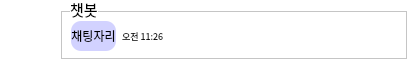
<?xml version="1.0" encoding="UTF-8"?>
<ui version="4.0">
 <class>Form</class>
 <widget class="QWidget" name="Form">
  <property name="geometry">
   <rect>
    <x>0</x>
    <y>0</y>
    <width>410</width>
    <height>60</height>
   </rect>
  </property>
  <property name="minimumSize">
   <size>
    <width>410</width>
    <height>60</height>
   </size>
  </property>
  <property name="maximumSize">
   <size>
    <width>410</width>
    <height>60</height>
   </size>
  </property>
  <property name="windowTitle">
   <string>Form</string>
  </property>
  <widget class="QWidget" name="widget" native="true">
   <property name="geometry">
    <rect>
     <x>0</x>
     <y>0</y>
     <width>410</width>
     <height>60</height>
    </rect>
   </property>
   <property name="styleSheet">
    <string notr="true">background-color: rgb(255, 255, 255);</string>
   </property>
   <widget class="QLabel" name="label">
    <property name="geometry">
     <rect>
      <x>0</x>
      <y>0</y>
      <width>60</width>
      <height>60</height>
     </rect>
    </property>
    <property name="text">
     <string/>
    </property>
    <property name="pixmap">
     <pixmap>../UI_img/chat.png</pixmap>
    </property>
    <property name="scaledContents">
     <bool>true</bool>
    </property>
   </widget>
   <widget class="QFrame" name="frame">
    <property name="geometry">
     <rect>
      <x>61</x>
      <y>11</y>
      <width>346</width>
      <height>48</height>
     </rect>
    </property>
    <property name="frameShape">
     <enum>QFrame::StyledPanel</enum>
    </property>
    <property name="frameShadow">
     <enum>QFrame::Raised</enum>
    </property>
    <layout class="QHBoxLayout" name="horizontalLayout">
     <item>
      <widget class="QLabel" name="label_3">
       <property name="minimumSize">
        <size>
         <width>0</width>
         <height>30</height>
        </size>
       </property>
       <property name="font">
        <font>
         <family>G마켓 산스 TTF Medium</family>
         <pointsize>9</pointsize>
        </font>
       </property>
       <property name="styleSheet">
        <string notr="true">background-color: rgb(210, 210, 255);
border-radius:10px;
border-width:0px;
border-style:solid;
</string>
       </property>
       <property name="text">
        <string>채팅자리</string>
       </property>
       <property name="alignment">
        <set>Qt::AlignCenter</set>
       </property>
      </widget>
     </item>
     <item>
      <widget class="QLabel" name="label_4">
       <property name="minimumSize">
        <size>
         <width>0</width>
         <height>30</height>
        </size>
       </property>
       <property name="font">
        <font>
         <family>G마켓 산스 TTF Medium</family>
         <pointsize>7</pointsize>
        </font>
       </property>
       <property name="text">
        <string>오전 11:26</string>
       </property>
      </widget>
     </item>
     <item>
      <spacer name="horizontalSpacer">
       <property name="orientation">
        <enum>Qt::Horizontal</enum>
       </property>
       <property name="sizeHint" stdset="0">
        <size>
         <width>220</width>
         <height>13</height>
        </size>
       </property>
      </spacer>
     </item>
    </layout>
   </widget>
   <widget class="QLabel" name="label_2">
    <property name="geometry">
     <rect>
      <x>70</x>
      <y>0</y>
      <width>28</width>
      <height>19</height>
     </rect>
    </property>
    <property name="font">
     <font>
      <family>G마켓 산스 TTF Bold</family>
      <pointsize>11</pointsize>
     </font>
    </property>
    <property name="text">
     <string>챗봇</string>
    </property>
   </widget>
  </widget>
 </widget>
 <resources/>
 <connections/>
</ui>
